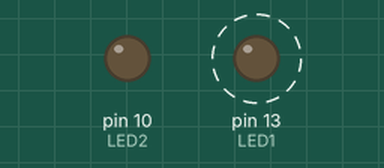
Bench run of a sketch on a simulated Arduino Uno, built with avr-gcc and run on an emulated ATmega328P. On the bench: output pins drawn as LEDs (lit = HIGH). Dashed ring = blinking.

Above: at 0.15 s.
Timing chart, 0 to 31.5 s (numbered marks = the images above):
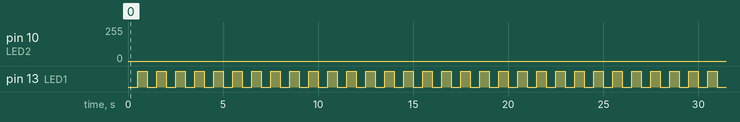

The sketch:

millis_A+D_LED_ON.ino
```cpp
const int LED1 = 13;
int on_off = 0;

const int LED2 = 10;
int t_hight = 0;

unsigned long t1_prev = 0;
const unsigned long t1_delay = 500;

unsigned long t2_prev = 0;
const unsigned long t2_delay = 4;

void setup(){
	pinMode(LED1,OUTPUT);
}

void loop(){
    unsigned long t1_now = millis();
    unsigned long t2_now = millis();

    if(t1_now - t1_prev >= t1_delay){
    t1_prev = t1_now;

    on_off++;
    if(on_off >1){on_off = 0;}
    digitalWrite(LED1,on_off);
  }

    if(t2_now - t2_prev >= t2_delay){
    t2_prev = t2_now;

    t_hight++;
    if(t_hight >255){t_hight = 0;}
    analogWrite(LED2,t_hight);
  }
}
```

Measured:
- by itself, pin 13 (LED1): alternates HIGH for 0.50 s and LOW for 0.50 s
